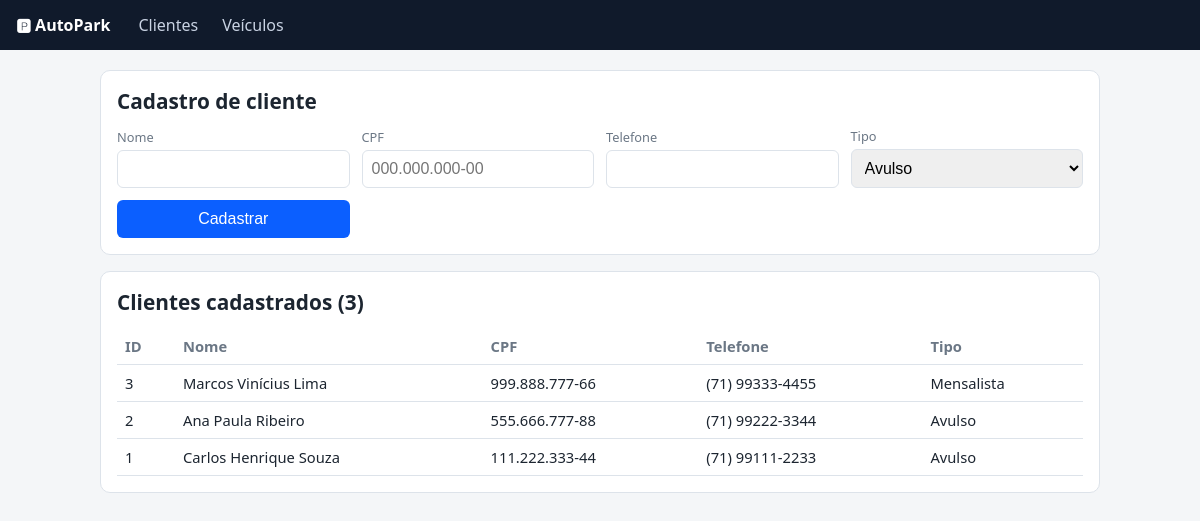
Screenshot of /php/clientes.php with the database file from the repository.
### tables this page shows
CREATE TABLE IF NOT EXISTS clientes (
    id_cliente  INT AUTO_INCREMENT,
    nome        VARCHAR(120) NOT NULL,
    cpf         VARCHAR(14)  NULL,
    telefone    VARCHAR(20)  NULL,
    tipo        ENUM('Mensalista','Avulso') NOT NULL DEFAULT 'Avulso',
    PRIMARY KEY (id_cliente),
    UNIQUE KEY ux_clientes_cpf (cpf)
);

### php/clientes.php (the view, shortened to what this page needs)
<?php
require __DIR__ . '/config.php';
$lista = db()->query('SELECT id_cliente, nome, cpf, telefone, tipo FROM clientes ORDER BY id_cliente DESC')->fetchAll();
?>
<div class="card">
  <h1>Cadastro de cliente</h1>
  <form method="post" autocomplete="off">
    <label>Nome<input name="nome" required maxlength="120" value="<?= h($_POST['nome'] ?? '') ?>"></label>
    <label>CPF<input name="cpf" maxlength="14" placeholder="000.000.000-00" value="<?= h($_POST['cpf'] ?? '') ?>"></label>
    <label>Telefone<input name="telefone" maxlength="20" value="<?= h($_POST['telefone'] ?? '') ?>"></label>
    <label>Tipo
      <select name="tipo">
        <?php foreach (['Avulso', 'Mensalista'] as $t): ?>
          <option <?= (($_POST['tipo'] ?? 'Avulso') === $t) ? 'selected' : '' ?>><?= h($t) ?></option>
        <?php endforeach; ?>
      </select>
    </label>
    <button type="submit">Cadastrar</button>
  </form>
</div>
<div class="card">
  <h1>Clientes cadastrados (<?= count($lista) ?>)</h1>
  <table>
    <tr><th>ID</th><th>Nome</th><th>CPF</th><th>Telefone</th><th>Tipo</th></tr>
    <?php foreach ($lista as $c): ?>
      <tr><td><?= (int) $c['id_cliente'] ?></td><td><?= h($c['nome']) ?></td><td><?= h($c['cpf']) ?></td>
          <td><?= h($c['telefone']) ?></td><td><?= h($c['tipo']) ?></td></tr>
    <?php endforeach; ?>
  </table>
</div>

### php/config.php (style rules this page uses)
body { margin:0;font-family:system-ui,sans-serif;background:#f4f6f8;color:#1c2530 }
.card { background:#fff;border:1px solid #dde3ea;border-radius:10px;padding:16px;margin-bottom:16px }
h1 { font-size:1.3rem;margin:0 0 12px }
form { display:grid;grid-template-columns:repeat(auto-fit,minmax(190px,1fr));gap:12px;align-items:end }
label { display:flex;flex-direction:column;font-size:.8rem;color:#6b7785;gap:4px }
input,select { padding:9px;border:1px solid #dde3ea;border-radius:6px;font-size:1rem }
button { background:#0b5fff;color:#fff;border:0;padding:10px 16px;border-radius:6px;font-size:1rem;cursor:pointer }
table { width:100%;border-collapse:collapse }
th,td { text-align:left;padding:8px;border-bottom:1px solid #dde3ea;font-size:.92rem }
th { color:#6b7785 }

### rows the page displays
clientes: id_cliente "3", nome "Marcos Vinícius Lima", cpf "999.888.777-66", telefone "(71) 99333-4455", tipo "Mensalista"
clientes: id_cliente "2", nome "Ana Paula Ribeiro", cpf "555.666.777-88", telefone "(71) 99222-3344", tipo "Avulso"
clientes: id_cliente "1", nome "Carlos Henrique Souza", cpf "111.222.333-44", telefone "(71) 99111-2233", tipo "Avulso"

### other values shown
count($lista) "3"
form field tipo "Avulso"
